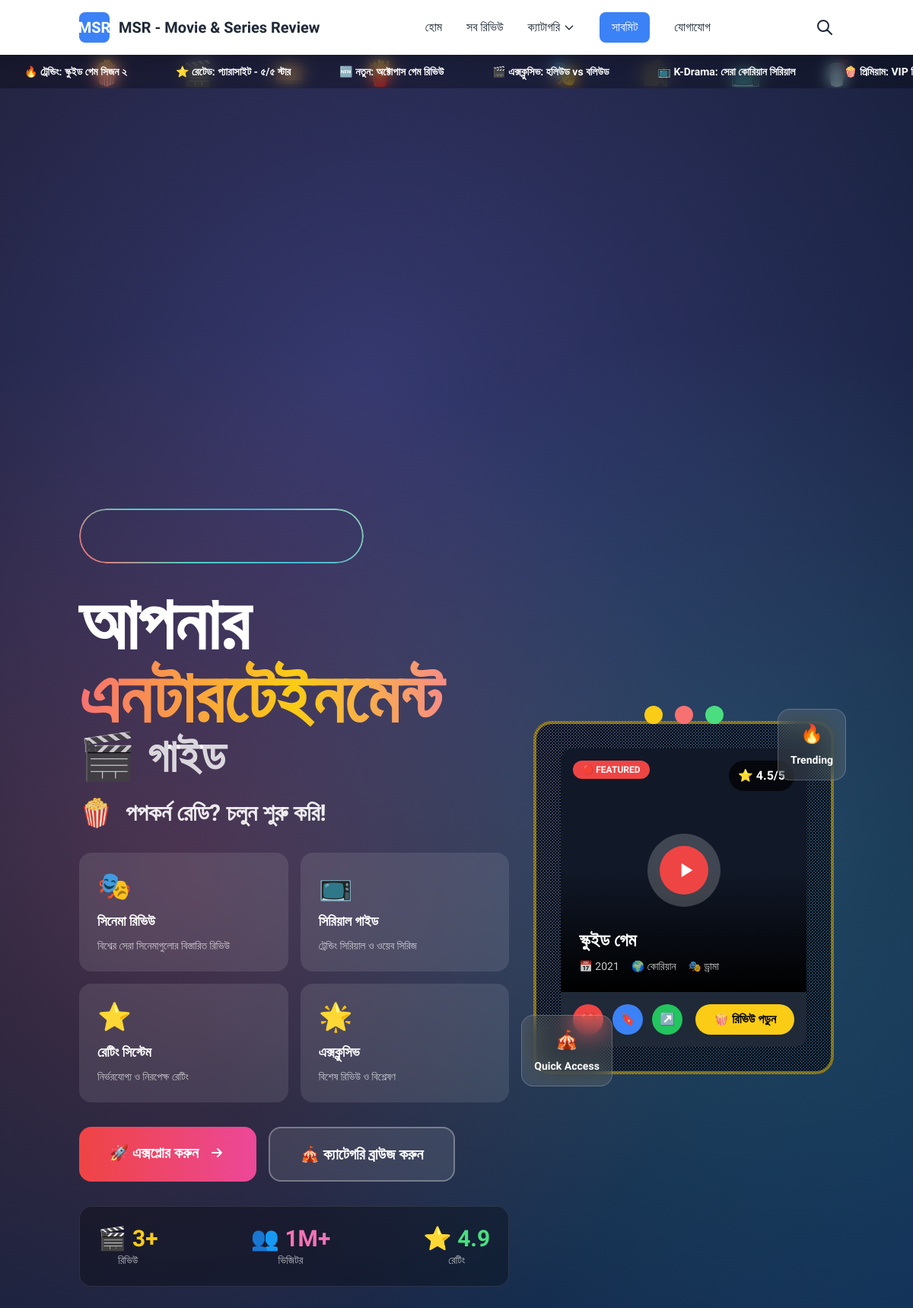
Screenshot of /home/4.php with the database file from the repository.
### tables this page shows
CREATE TABLE `reviews` (
  `id` int(11) NOT NULL,
  `title` varchar(255) NOT NULL,
  `slug` varchar(255) NOT NULL,
  `reviewer_name` varchar(100) NOT NULL,
  `reviewer_email` varchar(100) DEFAULT NULL,
  `year` varchar(10) DEFAULT NULL,
  `type` enum('movie','series') NOT NULL DEFAULT 'movie',
  `language` varchar(50) DEFAULT NULL,
  `director` varchar(255) DEFAULT NULL,
  `cast` text DEFAULT NULL,
  `rating` decimal(2,1) NOT NULL DEFAULT 0.0,
  `content` longtext NOT NULL,
  `excerpt` text DEFAULT NULL,
  `poster_image` varchar(255) DEFAULT NULL,
  `trailer_url` varchar(500) DEFAULT NULL,
  `featured` tinyint(1) NOT NULL DEFAULT 0,
  `view_count` int(11) NOT NULL DEFAULT 0,
  `status` enum('published','pending','draft') NOT NULL DEFAULT 'pending',
  `created_by` enum('admin','user') NOT NULL DEFAULT 'admin',
  `meta_title` varchar(255) DEFAULT NULL,
  `meta_description` text DEFAULT NULL,
  `meta_keywords` text DEFAULT NULL,
  `created_at` timestamp NOT NULL DEFAULT current_timestamp(),
  `updated_at` timestamp NOT NULL DEFAULT current_timestamp() ON UPDATE current_timestamp()
);

CREATE TABLE `categories` (
  `id` int(11) NOT NULL,
  `name` varchar(100) NOT NULL,
  `name_bn` varchar(100) DEFAULT NULL,
  `slug` varchar(100) NOT NULL,
  `description` text DEFAULT NULL,
  `icon` varchar(100) DEFAULT NULL,
  `color` varchar(20) DEFAULT '#3B82F6',
  `sort_order` int(11) NOT NULL DEFAULT 0,
  `status` enum('active','inactive') NOT NULL DEFAULT 'active',
  `created_at` timestamp NOT NULL DEFAULT current_timestamp(),
  `updated_at` timestamp NOT NULL DEFAULT current_timestamp() ON UPDATE current_timestamp()
);

### includes/database.php (called while the page is built, shortened)
<?php
class Database {
    private static $instance = null;
    private $connection = null;
    private function __construct() {
        try {
            $dsn = 'mysql:host=' . DB_HOST . ';dbname=' . DB_NAME . ';charset=' . DB_CHARSET;
            $options = [
                PDO::ATTR_ERRMODE => PDO::ERRMODE_EXCEPTION,
                PDO::ATTR_DEFAULT_FETCH_MODE => PDO::FETCH_ASSOC,
                PDO::ATTR_EMULATE_PREPARES => false,
                PDO::MYSQL_ATTR_INIT_COMMAND => "SET NAMES utf8mb4 COLLATE utf8mb4_unicode_ci"
            ];
            $this->connection = new PDO($dsn, DB_USER, DB_PASS, $options);
        } catch (PDOException $e) {
            die('Database connection failed: ' . $e->getMessage());
        }
    }
    public static function getInstance() {
        if (self::$instance === null) {
            self::$instance = new self();
        }
        return self::$instance;
    }
    public function query($sql, $params = []) {
        try {
            $stmt = $this->connection->prepare($sql);
            $stmt->execute($params);
            return $stmt;
        } catch (PDOException $e) {
            error_log('Database query error: ' . $e->getMessage());
            return false;
        }
    }
    public function fetchAll($sql, $params = []) {
        $stmt = $this->query($sql, $params);
        return $stmt ? $stmt->fetchAll() : [];
    }
    public function count($sql, $params = []) {
        $stmt = $this->query($sql, $params);
        return $stmt ? $stmt->fetchColumn() : 0;
    }
}
?>

### includes/functions.php (called while the page is built, shortened)
<?php
function getSeoSetting($key, $default = '') {
    static $seo_settings = null;
    if ($seo_settings === null) {
        $db = Database::getInstance();
        $result = $db->fetchAll("SELECT setting_key, setting_value FROM seo_settings");
        $seo_settings = [];
        foreach ($result as $row) {
            $seo_settings[$row['setting_key']] = $row['setting_value'];
        }
    }
    return $seo_settings[$key] ?? $default;
}
?>

### home/4.php (the view, shortened to what this page needs)
<?php
$db = Database::getInstance();
$featured_reviews = $db->fetchAll("
    SELECT r.*, c.name as category_name, c.name_bn as category_name_bn
    FROM reviews r
    LEFT JOIN review_categories rc ON r.id = rc.review_id
    LEFT JOIN categories c ON rc.category_id = c.id
    WHERE r.status = 'published' AND r.featured = 1
    ORDER BY r.created_at DESC
    LIMIT 6
");
include 'includes/header.php';
?>
<section class="relative min-h-screen entertainment-bg overflow-hidden">
    <div class="absolute inset-0 pointer-events-none">
        <div class="floating-bubble emoji-float-1" style="left: 10%; animation-delay: 0s;">🍿</div>
        <div class="floating-bubble emoji-float-2" style="left: 20%; animation-delay: 1s;">🎬</div>
        <div class="floating-bubble emoji-float-3" style="left: 70%; animation-delay: 2s;">🎥</div>
        <div class="floating-bubble emoji-float-4" style="left: 80%; animation-delay: 3s;">📺</div>
        <div class="floating-bubble emoji-float-5" style="left: 30%; animation-delay: 4s;">🎞️</div>
        <div class="floating-bubble emoji-float-6" style="left: 60%; animation-delay: 5s;">🎭</div>
        <div class="floating-bubble emoji-float-1" style="left: 40%; animation-delay: 6s;">🍟</div>
        <div class="floating-bubble emoji-float-2" style="left: 90%; animation-delay: 7s;">🥤</div>
    </div>
    <div class="marquee-container py-3 text-white text-sm font-bold">
        <div class="marquee-content">
            <span class="mx-8">🔥 ট্রেন্ডিং: স্কুইড গেম সিজন ২</span>
            <span class="mx-8">⭐ রেটেড: প্যারাসাইট - ৫/৫ স্টার</span>
            <span class="mx-8">🆕 নতুন: অক্টোপাস গেম রিভিউ</span>
            <span class="mx-8">🎬 এক্সক্লুসিভ: হলিউড vs বলিউড</span>
            <span class="mx-8">📺 K-Drama: সেরা কোরিয়ান সিরিয়াল</span>
            <span class="mx-8">🍿 প্রিমিয়াম: VIP রিভিউ অ্যাক্সেস</span>
        </div>
    </div>
    <div class="container mx-auto px-4 py-16 relative z-10">
        <div class="grid lg:grid-cols-12 gap-8 items-center min-h-screen">
            <div class="lg:col-span-7 space-y-8">
                <div class="inline-flex items-center bg-gradient-to-r from-red-500/20 to-blue-500/20 backdrop-blur-lg rounded-full px-8 py-4 text-white border border-white/20 glow-border">
                    <span class="text-3xl mr-4 rotating-icon">🎪</span>
                    <div class="flex items-center">
                        <span class="w-3 h-3 bg-red-500 rounded-full mr-3 animate-pulse"></span>
                        <span class="font-bold">ENTERTAINMENT HUB</span>
                        <span class="ml-4 bg-yellow-400 text-black px-3 py-1 rounded-full text-xs font-black">LIVE</span>
                    </div>
                </div>
                <div class="space-y-6">
                    <h1 class="text-6xl lg:text-8xl font-black leading-none">
                        <span class="block text-white">আপনার</span>
                        <span class="block text-transparent bg-clip-text bg-gradient-to-r from-red-400 via-yellow-400 to-pink-400 neon-text">এনটারটেইনমেন্ট</span>
                        <span class="block text-white/80 text-4xl lg:text-6xl">🎬 গাইড</span>
                    </h1>
                    <div class="flex items-center space-x-4 text-white/90">
                        <span class="text-4xl">🍿</span>
                        <p class="text-2xl lg:text-3xl font-bold">
                            পপকর্ন রেডি? চলুন শুরু করি!
                        </p>
                    </div>
                </div>
                <div class="grid grid-cols-2 gap-4">
                    <div class="bg-white/10 backdrop-blur-sm rounded-2xl p-6 interactive-card">
                        <div class="text-4xl mb-3">🎭</div>
                        <h3 class="text-white font-bold text-lg mb-2">সিনেমা রিভিউ</h3>
                        <p class="text-white/70 text-sm">বিশ্বের সেরা সিনেমাগুলোর বিস্তারিত রিভিউ</p>
                    </div>
                    <div class="bg-white/10 backdrop-blur-sm rounded-2xl p-6 interactive-card">
                        <div class="text-4xl mb-3">📺</div>
                        <h3 class="text-white font-bold text-lg mb-2">সিরিয়াল গাইড</h3>
                        <p class="text-white/70 text-sm">ট্রেন্ডিং সিরিয়াল ও ওয়েব সিরিজ</p>
                    </div>
                    <div class="bg-white/10 backdrop-blur-sm rounded-2xl p-6 interactive-card">
                        <div class="text-4xl mb-3">⭐</div>
                        <h3 class="text-white font-bold text-lg mb-2">রেটিং সিস্টেম</h3>
                        <p class="text-white/70 text-sm">নির্ভরযোগ্য ও নিরপেক্ষ রেটিং</p>
                    </div>
                    <div class="bg-white/10 backdrop-blur-sm rounded-2xl p-6 interactive-card">
                        <div class="text-4xl mb-3">🌟</div>
                        <h3 class="text-white font-bold text-lg mb-2">এক্সক্লুসিভ</h3>
                        <p class="text-white/70 text-sm">বিশেষ রিভিউ ও বিশ্লেষণ</p>
                    </div>
                </div>
                <div class="flex flex-col sm:flex-row gap-4">
                    <a href="/reviews" class="group relative bg-gradient-to-r from-red-500 to-pink-500 text-white px-10 py-5 rounded-2xl font-black text-xl overflow-hidden pulse-glow">
                        <span class="relative z-10 flex items-center justify-center">
                            🚀 এক্সপ্লোর করুন
                            <svg class="w-6 h-6 ml-3 group-hover:translate-x-2 transition-transform" fill="none" stroke="currentColor" viewBox="0 0 24 24">
                                <path stroke-linecap="round" stroke-linejoin="round" stroke-width="2" d="M13 7l5 5m0 0l-5 5m5-5H6"></path>
                            </svg>
                        </span>
                    </a>
                    <a href="/categories" class="group bg-white/10 backdrop-blur-lg border-2 border-white/30 text-white px-10 py-5 rounded-2xl font-black text-xl hover:bg-white/20 transition-all">
                        🎪 ক্যাটেগরি ব্রাউজ করুন
                    </a>
                </div>
                <div class="flex justify-between items-center bg-black/30 backdrop-blur-lg rounded-2xl p-6 border border-white/10">
                    <div class="text-center">
                        <div class="text-3xl font-black text-yellow-400 flex items-center justify-center">
                            🎬 <?php echo $db->count("SELECT COUNT(*) FROM reviews WHERE status = 'published'"); ?>+
                        </div>
                        <div class="text-white/70 text-sm">রিভিউ</div>
                    </div>
                    <div class="text-center">
                        <div class="text-3xl font-black text-pink-400 flex items-center justify-center">
                            👥 1M+
                        </div>
                        <div class="text-white/70 text-sm">ভিজিটর</div>
                    </div>
                    <div class="text-center">
                        <div class="text-3xl font-black text-green-400 flex items-center justify-center">
                            ⭐ 4.9
                        </div>
                        <div class="text-white/70 text-sm">রেটিং</div>
                    </div>
                </div>
            </div>
            <div class="lg:col-span-5">
                <div class="relative">
                    <div class="relative bg-black rounded-3xl p-8 theater-screen border-4 border-yellow-400/50">
                        <div class="bg-gray-900 rounded-2xl overflow-hidden">
                            <?php if (!empty($featured_reviews)): ?>
                                <div class="relative">
                                    <?php $featured = $featured_reviews[0]; ?>
                                    <div class="relative h-80">
                                        <div class="absolute top-4 left-4 bg-red-500 text-white px-3 py-1 rounded-full text-xs font-bold animate-pulse">
                                            🔴 FEATURED
                                        </div>
                                        <div class="absolute top-4 right-4 bg-black/70 text-white px-3 py-2 rounded-full font-bold">
                                            ⭐ <?php echo $featured['rating']; ?>/5
                                        </div>
                                        <div class="absolute inset-0 flex items-center justify-center">
                                            <div class="w-24 h-24 bg-white/20 backdrop-blur-sm rounded-full flex items-center justify-center hover:scale-110 transition-transform cursor-pointer group">
                                                <div class="w-16 h-16 bg-red-500 rounded-full flex items-center justify-center group-hover:bg-red-600 transition-colors">
                                                    <svg class="w-8 h-8 text-white ml-1" fill="currentColor" viewBox="0 0 24 24">
                                                        <path d="M8 5v14l11-7z"/>
                                                    </svg>
                                                </div>
                                            </div>
                                        </div>
                                        <div class="absolute bottom-0 left-0 right-0 p-6">
                                            <h3 class="text-white text-2xl font-bold mb-2">
                                                <?php echo htmlspecialchars($featured['title']); ?>
                                            </h3>
                                            <div class="flex items-center space-x-4 text-white/80 text-sm">
                                                <span>📅 <?php echo $featured['year']; ?></span>
                                                <span>🌍 <?php echo $featured['language']; ?></span>
                                                <span>🎭 <?php echo $featured['category_name_bn'] ?: $featured['category_name']; ?></span>
                                            </div>
                                        </div>
                                    </div>
                                    <div class="bg-gray-800 p-4 flex justify-between items-center">
                                        <div class="flex space-x-3">
                                            <button class="w-10 h-10 bg-red-500 rounded-full flex items-center justify-center text-white hover:bg-red-600 transition-colors">
                                                ❤️
                                            </button>
                                            <button class="w-10 h-10 bg-blue-500 rounded-full flex items-center justify-center text-white hover:bg-blue-600 transition-colors">
                                                🔖
                                            </button>
                                            <button class="w-10 h-10 bg-green-500 rounded-full flex items-center justify-center text-white hover:bg-green-600 transition-colors">
                                                ↗️
                                            </button>
                                        </div>
                                        <a href="/review/<?php echo $featured['slug']; ?>"
                                           class="bg-yellow-400 text-black px-6 py-2 rounded-full font-bold hover:bg-yellow-300 transition-colors">
                                            🍿 রিভিউ পড়ুন
                                        </a>
                                    </div>
                                </div>
                            <?php endif; ?>
                        </div>
                        <div class="absolute -top-6 left-1/2 transform -translate-x-1/2 flex space-x-4">
                            <div class="w-6 h-6 bg-yellow-400 rounded-full animate-pulse"></div>
                            <div class="w-6 h-6 bg-red-400 rounded-full animate-pulse" style="animation-delay: 0.5s;"></div>
                            <div class="w-6 h-6 bg-green-400 rounded-full animate-pulse" style="animation-delay: 1s;"></div>
                        </div>
                    </div>
                    <div class="absolute -bottom-4 -left-4 bg-white/10 backdrop-blur-lg rounded-2xl p-4 border border-white/20">
                        <div class="text-white text-center">
                            <div class="text-2xl mb-2">🎪</div>
                            <div class="text-sm font-bold">Quick Access</div>
                        </div>
                    </div>
                    <div class="absolute -top-4 -right-4 bg-white/10 backdrop-blur-lg rounded-2xl p-4 border border-white/20">
                        <div class="text-white text-center">
                            <div class="text-2xl mb-2">🔥</div>
                            <div class="text-sm font-bold">Trending</div>
                        </div>
                    </div>
                </div>
            </div>
        </div>
    </div>
</section>

### rows the page displays
reviews: rating "4.5", title "স্কুইড গেম", year "2021", language "কোরিয়ান"
categories: name_bn "ড্রামা"

### other values shown
$site_name "MSR - Movie & Series Review"
$db->count("SELECT COUNT(*) FROM reviews WHERE status = 'published'") "3"
